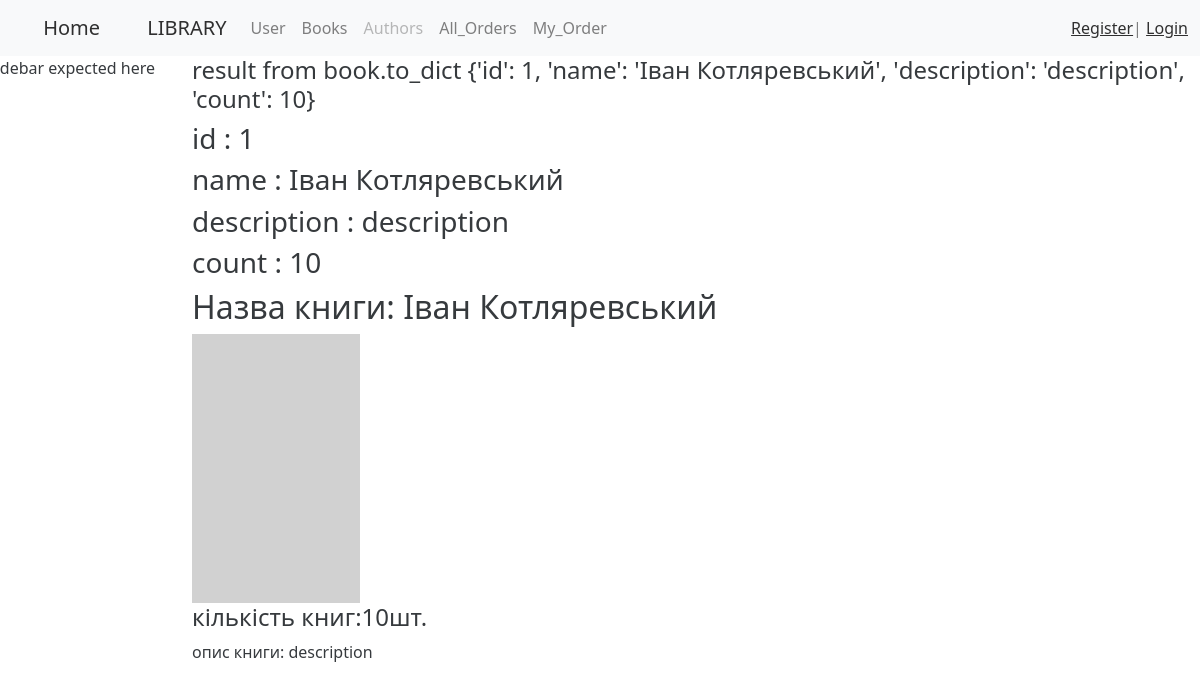
Screenshot of /book/detail_book/1/ with the database file from the repository.
### book/models.py (models this page shows, shortened)
class Book(models.Model):
    name = models.CharField(blank=True, max_length=128, verbose_name='Книги')
    description = models.CharField(blank=True, max_length=256 , verbose_name='Опис')
    count = models.IntegerField(default=10, verbose_name='Кількість')
    id = models.AutoField(primary_key=True)
    authors = models.ManyToManyField(Author, blank=True, verbose_name='Автор')
    class Meta:         # for admin.menu
        verbose_name= 'Книга'
        verbose_name_plural = 'Книги'
    @staticmethod
    def get_by_id(book_id):
        return Book.objects.get(id=book_id) if Book.objects.filter(id=book_id) else None
    def to_dict(self):
        return {
            'id': self.id,
            'name': self.name,
            'description': self.description,
            'count': self.count
        }

### book/views.py (the view)
# urls.py: path('detail_book/<int:id>/', detail_book, name='book_detail_url'),
def detail_book(request,id):
    content = {
        'dict_b': Book.get_by_id(id).to_dict(),
        'book_obj' :  Book.get_by_id(id)
    }
    return render(request, 'book/book_detail.html', {'book':  content})

### book/templates/book/book_detail.html
{% extends 'base.html' %}
{% block sidebar  %}
    <p>sidebar expected here</p>
{% endblock %}
{% block content  %}
    <h4> result from book.to_dict {{ book.dict_b }}</h4>
    {% for k,v in book.dict_b.items %}
        <h3> {{k}} : {{v}} </h3>
    {% endfor %}
<h2>Назва книги: {{book.book_obj.name}} </h2>
<img src="https://picsum.photos/200/320?random=1" style="float: left" title="default_rand_photo" alt="фото заглушка"
         width="50" class="col-md-2 mr-1">
<h4>кількість книг:{{ book.book_obj.count }}шт.</h4>
<p> опис книги: {{ book.book_obj.description }}</p>
{% endblock %}

### library/base.html (style rules this page uses)
body { background-image: url('https://thumbs.dreamstime.com/z/open-book-hardback-books-wooden-table-education-background-back-to-school-copy-space-text-75367702.jpg'); background-repeat: no-repeat; background-attachment: fixed; background-size: 100% 100%; opacity: 0.9; }

### rows the page displays
Book: dict_b "Іван Котляревський" "description", book_obj.name "Іван Котляревський", book_obj.count "10", book_obj.description "description"

### other values shown
{{ book.dict_b }} "{'id': 1, 'name': 'Іван Котляревський', 'description': 'description', 'count': 10}"
{{ k }} "id" "name" "description" "count"
{{ v }} "1" "10"
